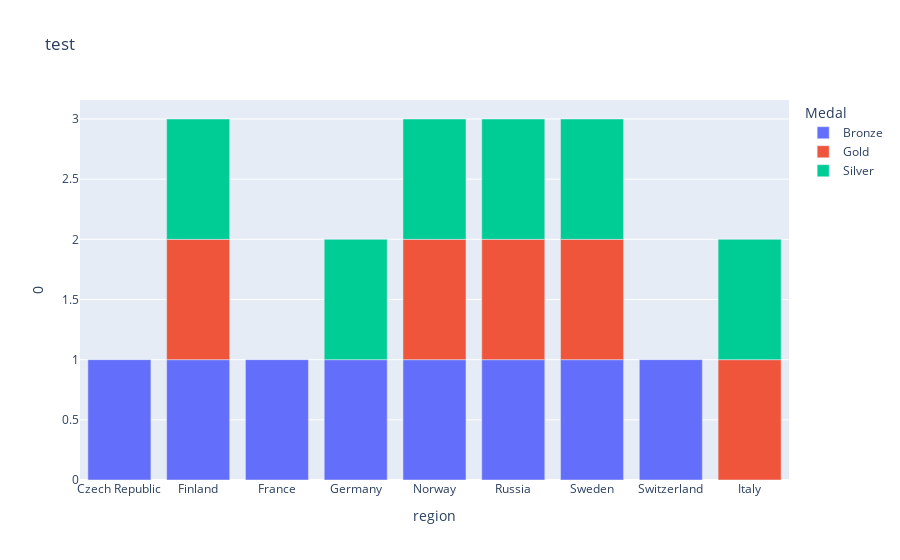

The code cell stored with this chart in its notebook:
### Code cell
fig = px.bar(sport, x="region", y=0, color="Medal", title="test")
fig.show()

### Figure 1 — Plotly figure (JSON) as saved in the notebook; plotly's stock layout.template omitted (floating-point values rounded to 4 significant figures)
{"data": [{"alignmentgroup": "True", "hovertemplate": "Medal=Bronze<br>region=%{x}<br>0=%{y}<extra></extra>", "legendgroup": "Bronze", "marker": {"color": "#636efa", "pattern": {"shape": ""}}, "name": "Bronze", "offsetgroup": "Bronze", "orientation": "v", "showlegend": true, "textposition": "auto", "type": "bar", "x": ["Czech Republic", "Finland", "France", "Germany", "Norway", "Russia", "Sweden", "Switzerland"], "xaxis": "x", "y": [1, 1, 1, 1, 1, 1, 1, 1], "yaxis": "y"}, {"alignmentgroup": "True", "hovertemplate": "Medal=Gold<br>region=%{x}<br>0=%{y}<extra></extra>", "legendgroup": "Gold", "marker": {"color": "#EF553B", "pattern": {"shape": ""}}, "name": "Gold", "offsetgroup": "Gold", "orientation": "v", "showlegend": true, "textposition": "auto", "type": "bar", "x": ["Finland", "Italy", "Norway", "Russia", "Sweden"], "xaxis": "x", "y": [1, 1, 1, 1, 1], "yaxis": "y"}, {"alignmentgroup": "True", "hovertemplate": "Medal=Silver<br>region=%{x}<br>0=%{y}<extra></extra>", "legendgroup": "Silver", "marker": {"color": "#00cc96", "pattern": {"shape": ""}}, "name": "Silver", "offsetgroup": "Silver", "orientation": "v", "showlegend": true, "textposition": "auto", "type": "bar", "x": ["Finland", "Germany", "Italy", "Norway", "Russia", "Sweden"], "xaxis": "x", "y": [1, 1, 1, 1, 1, 1], "yaxis": "y"}], "layout": {"barmode": "relative", "legend": {"title": {"text": "Medal"}, "tracegroupgap": 0}, "title": {"text": "test"}, "xaxis": {"anchor": "y", "domain": [0, 1], "title": {"text": "region"}}, "yaxis": {"anchor": "x", "domain": [0, 1], "title": {"text": "0"}}}}
